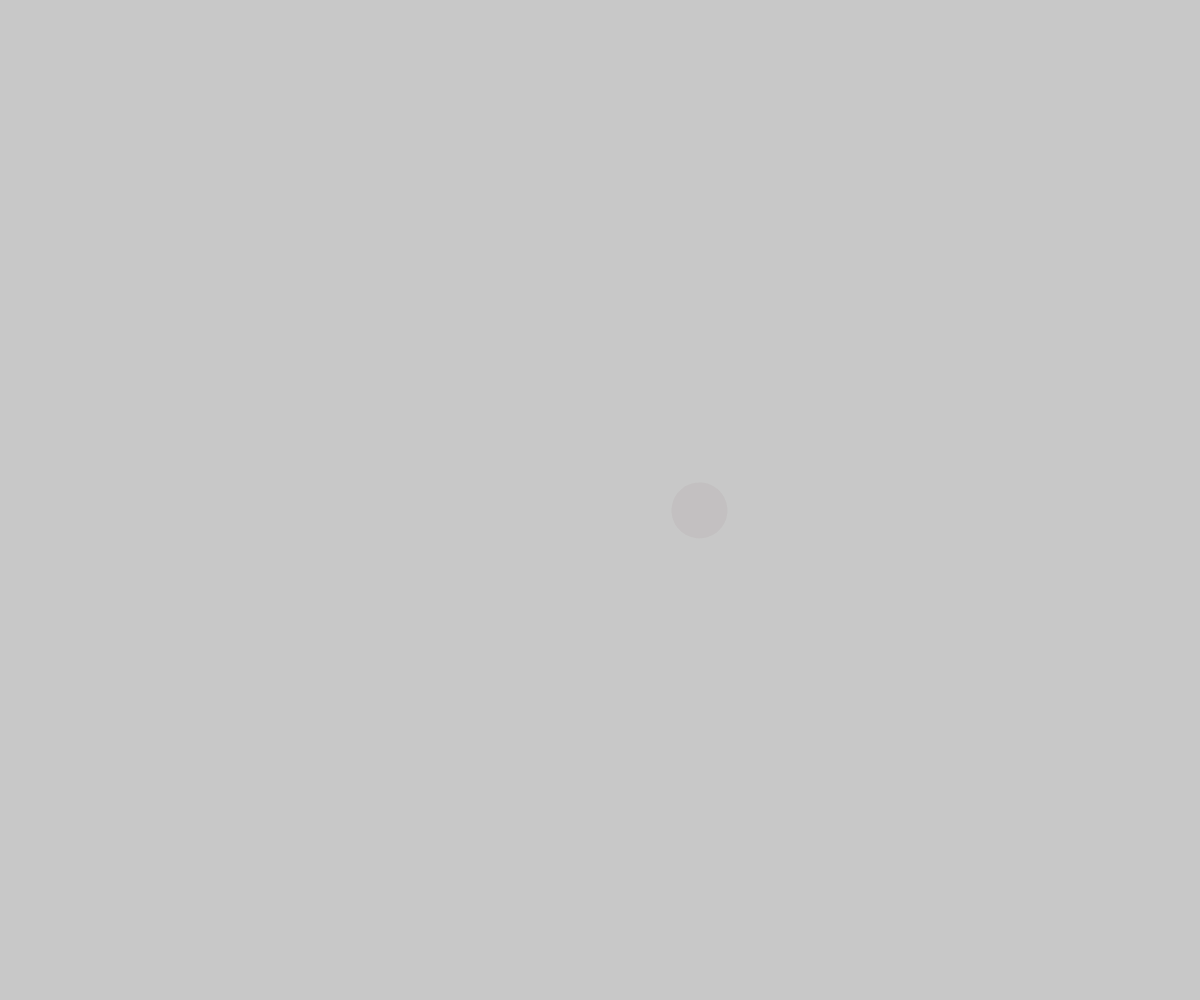
Frame 1 (no input)
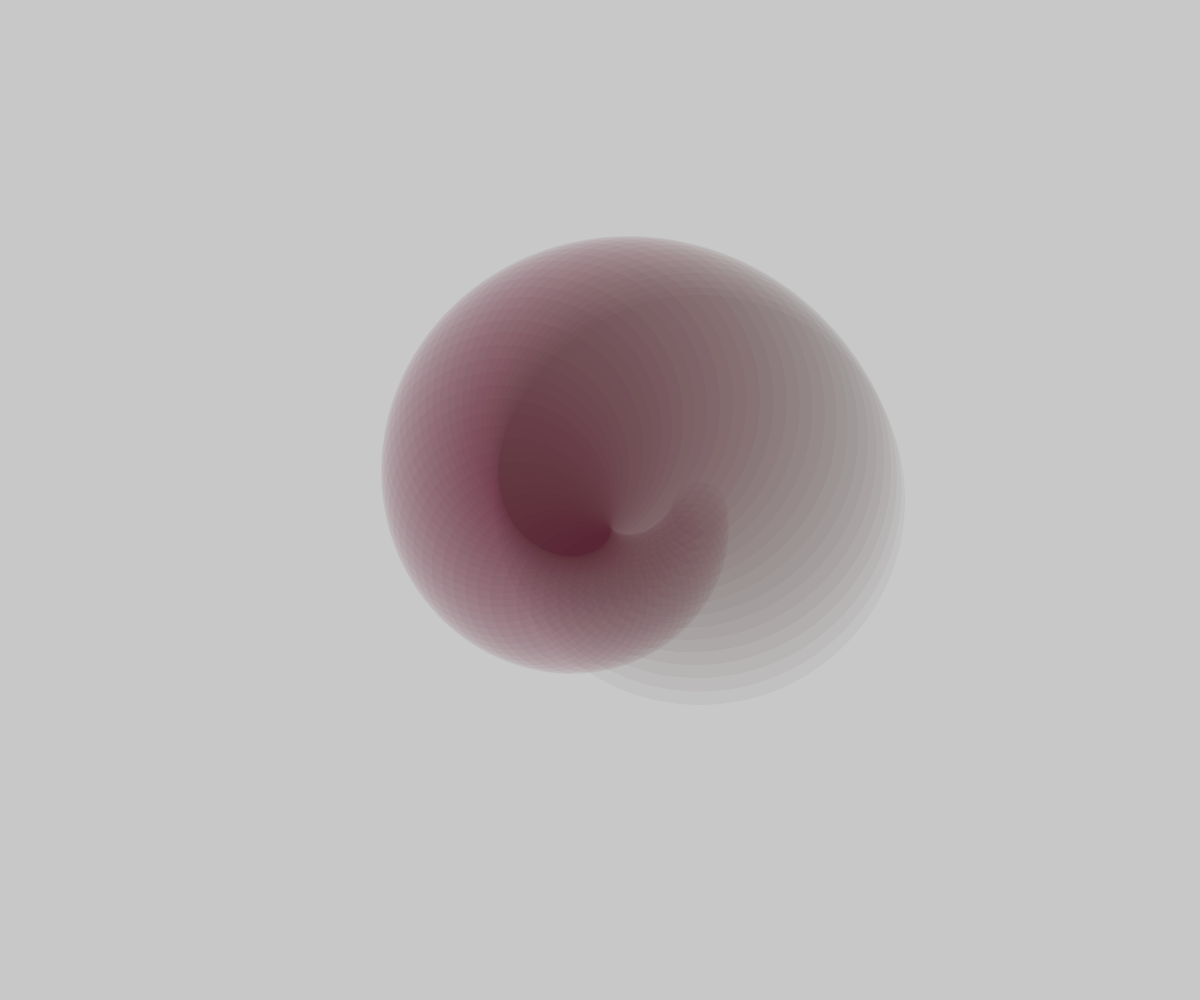
Frame 60 (no input)
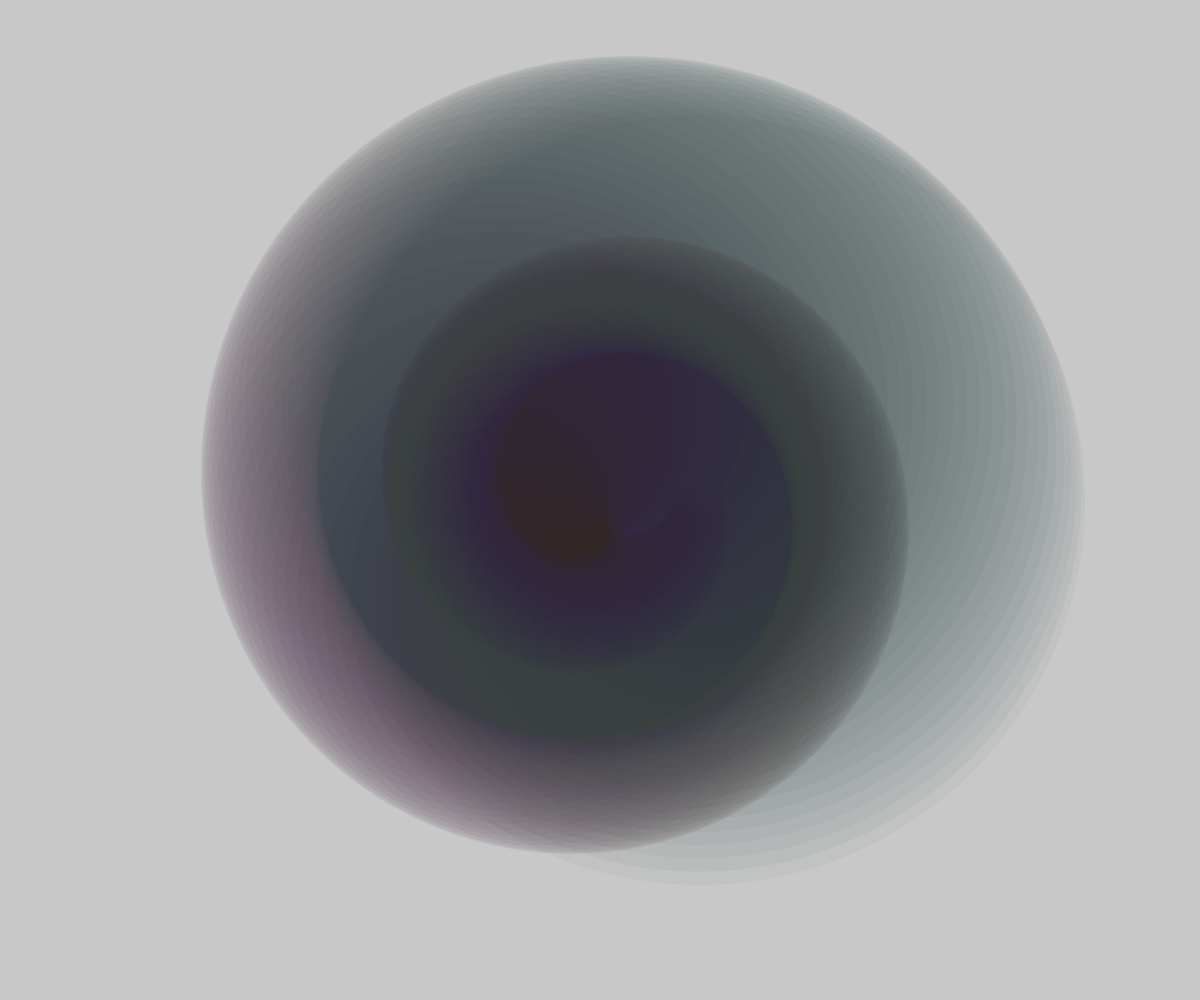
Frame 120 (the mouse pressed at the canvas centre since frame 60)

The p5.js sketch that drew these frames (run headless with seeded random() and noise() and a simulated clock; from frame 60 on, the mouse is pressed at the canvas centre):

// p5.js sketch
// ── sketch.js
function setup() {
  createCanvas(windowWidth,windowHeight);
  background(200);
  angleMode(DEGREES);
  
  frameRate(20);
}

function draw() {
  translate(width/2,height/2);
  rotate(frameCount*6);
  noStroke();
  
  fill(lerpColor(color(92,0,26,10), color(6,94,79,10), frameCount/200));
  ellipse(100,0,50+frameCount*6,50+frameCount*6);
  
}

function windowResized(){
    resizeCanvas(windowWidth,windowHeight);
}
